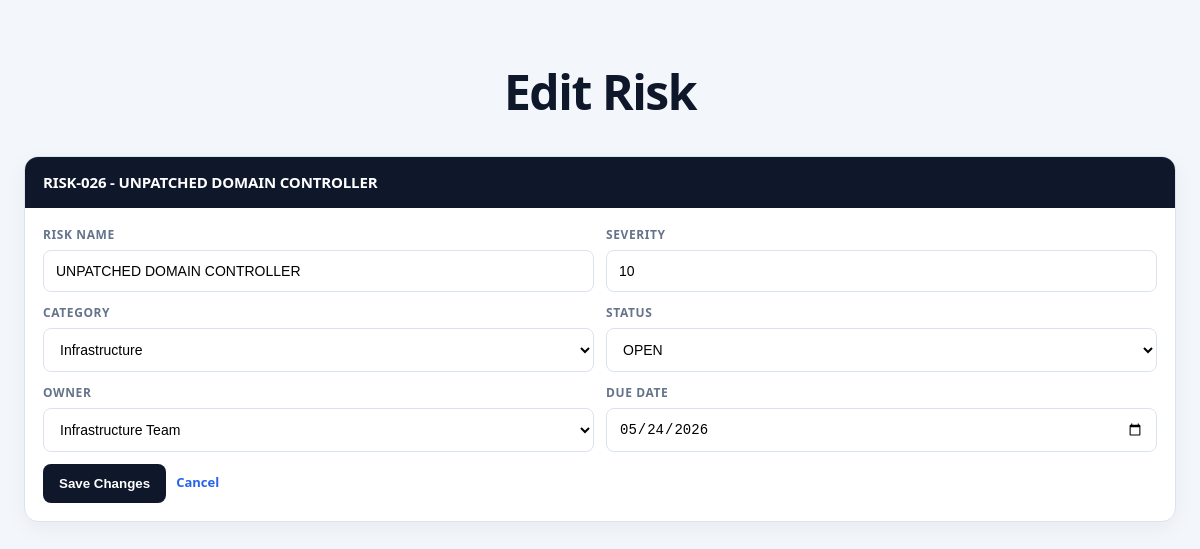
/edit/RISK-026, run on the app's committed database.
### tables this page shows
CREATE TABLE risks (
    id TEXT PRIMARY KEY,
    name TEXT,
    severity INTEGER,
    category TEXT,
    status TEXT,
    owner TEXT,
    timestamp TEXT,
    due_date TEXT
, recommendation TEXT, ai_rationale TEXT, ai_source TEXT);

### app.py (the view)
@app.route("/edit/<risk_id>", methods=["GET", "POST"])
def edit_risk(risk_id):
    ensure_database_schema()
    risk = get_risk_by_id(risk_id)
    if risk is None:
        return redirect(url_for("dashboard"))
    if request.method == "POST":
        form_data = validate_risk_form(request.form)
        if form_data is None:
            return redirect(url_for("edit_risk", risk_id=risk_id))
        update_existing_risk(risk_id=risk_id, **form_data)
        return redirect(url_for("dashboard"))
    return render_template(
        "edit_risk.html",
        risk=risk,
        categories=CATEGORIES,
        statuses=STATUSES,
        owners=OWNERS,
    )

### app.py (called while the page is built, shortened)
def get_db_connection():
    conn = sqlite3.connect(DATABASE, timeout=10)
    conn.row_factory = sqlite3.Row
    return conn

def parse_due_date(due_date_text):
    try:
        return datetime.strptime(due_date_text, "%Y-%m-%d").date()
    except (TypeError, ValueError):
        return None

def calculate_sla_status(status, due_date_text):
    if status in RESOLVED_STATUSES:
        return {
            "label": "Resolved",
            "class": "sla-resolved",
            "days_until_due": None,
        }
    due_date = parse_due_date(due_date_text)
    if due_date is None:
        return {
            "label": "Unknown",
            "class": "sla-unknown",
            "days_until_due": None,
        }
    days_until_due = (due_date - date.today()).days
    if days_until_due < 0:
        return {
            "label": "Breached",
            "class": "sla-breached",
            "days_until_due": days_until_due,
        }

def add_sla_metadata(risk):
    risk_dict = dict(risk)
    risk_dict["sla"] = calculate_sla_status(
        risk_dict["status"],
        risk_dict["due_date"],
    )
    return risk_dict

def get_risk_by_id(risk_id):
    conn = get_db_connection()
    row = conn.execute(
        """
        SELECT
            id,
            name,
            severity,
            category,
            status,
            owner,
            timestamp,
            due_date,
            recommendation,
            ai_rationale,
            ai_source
        FROM risks
        WHERE id = ?
        """,
        (risk_id,),
    ).fetchone()
    conn.close()
    if row is None:
        return None
    return add_sla_metadata(row)

### templates/edit_risk.html (shortened to what this page needs)
<!DOCTYPE html>
<html lang="en">
<head>
    <link rel="stylesheet" href="{{ url_for('static', filename='styles.css') }}">
</head>
<body>
    <h1>Edit Risk</h1>
    <div class="panel form-panel edit-panel">
        <h2>{{ risk["id"] }} - {{ risk["name"] }}</h2>
        <form class="risk-form edit-risk-form" action="{{ url_for('edit_risk', risk_id=risk['id']) }}" method="POST">
            <div class="form-group wide-field">
                <label for="name">Risk Name</label>
                <input type="text" id="name" name="name" value="{{ risk['name'] }}" required>
            </div>
            <div class="form-group">
                <label for="severity">Severity</label>
                <input type="number" id="severity" name="severity" min="1" max="10" value="{{ risk['severity'] }}" required>
            </div>
            <div class="form-group">
                <label for="category">Category</label>
                <select id="category" name="category" required>
                    {% for category in categories %}
                    <option value="{{ category }}" {% if category == risk['category'] %}selected{% endif %}>{{ category }}</option>
                    {% endfor %}
                </select>
            </div>
            <div class="form-group">
                <label for="status">Status</label>
                <select id="status" name="status" required>
                    {% for status in statuses %}
                    <option value="{{ status }}" {% if status == risk['status'] %}selected{% endif %}>{{ status }}</option>
                    {% endfor %}
                </select>
            </div>
            <div class="form-group">
                <label for="owner">Owner</label>
                <select id="owner" name="owner" required>
                    {% for owner in owners %}
                    <option value="{{ owner }}" {% if owner == risk['owner'] %}selected{% endif %}>{{ owner }}</option>
                    {% endfor %}
                </select>
            </div>
            <div class="form-group">
                <label for="due_date">Due Date</label>
                <input type="date" id="due_date" name="due_date" value="{{ risk['due_date'] }}" required>
            </div>
            <div class="form-actions edit-actions">
                <button type="submit">Save Changes</button>
                <a class="cancel-link" href="{{ url_for('dashboard') }}">Cancel</a>
            </div>
        </form>
    </div>
</body>
</html>

### static/styles.css (style rules this page uses)
body { font-family: "Segoe UI", Arial, sans-serif; background: #f3f6fb; color: #111827; margin: 0; padding: 24px; line-height: 1.5; }
h1 { text-align: center; margin-bottom: 28px; font-size: 48px; font-weight: 700; color: #0f172a; letter-spacing: -0.03em; }
.panel { background: white; border: 1px solid #dbe3ee; border-radius: 14px; overflow: hidden; box-shadow: 0 6px 20px rgba(15, 23, 42, 0.05); margin-bottom: 24px; transition: all 0.2s ease; }
.panel h2 { background: #0f172a; color: white; font-size: 15px; font-weight: 700; padding: 14px 18px; margin: 0; letter-spacing: -0.01em; }
.form-panel { margin-bottom: 24px; }
.edit-panel { max-width: 1300px; margin: 0 auto; }
.risk-form { display: grid; grid-template-columns: 2fr 0.6fr 1.2fr 1.1fr 1.2fr 1fr auto; gap: 12px; padding: 18px; align-items: end; }
.edit-risk-form { grid-template-columns: 2fr 0.6fr 1.2fr 1.1fr 1.2fr 1fr; }
.form-group { display: flex; flex-direction: column; }
.form-group label { font-size: 12px; color: #64748b; margin-bottom: 6px; font-weight: 700; text-transform: uppercase; letter-spacing: 0.05em; }
.form-group input, .form-group select { padding: 12px; border: 1px solid #dbe3ee; border-radius: 8px; font-size: 14px; background: white; transition: border-color 0.2s ease; }
.form-actions button, .delete-button { padding: 12px 16px; background: #0f172a; color: white; border: none; border-radius: 8px; font-weight: 700; cursor: pointer; transition: all 0.2s ease; }
.edit-actions { grid-column: 1 / -1; display: flex; gap: 10px; align-items: center; }
.cancel-link, .edit-link, .detail-link, .risk-name-link, .read-more-link { display: inline-block; color: #2563eb; text-decoration: none; font-weight: 700; font-size: 13px; }
@media (max-width: 1200px) { .risk-form, .edit-risk-form { grid-template-columns: 1fr 1fr; } }
@media (max-width: 1200px) { .form-actions, .edit-actions { grid-column: span 2; } }

### data on the page
risks: id "RISK-026", name "UNPATCHED DOMAIN CONTROLLER", severity "10", category "Infrastructure", status "OPEN", owner "Infrastructure Team", due_date "05/24/2026"
